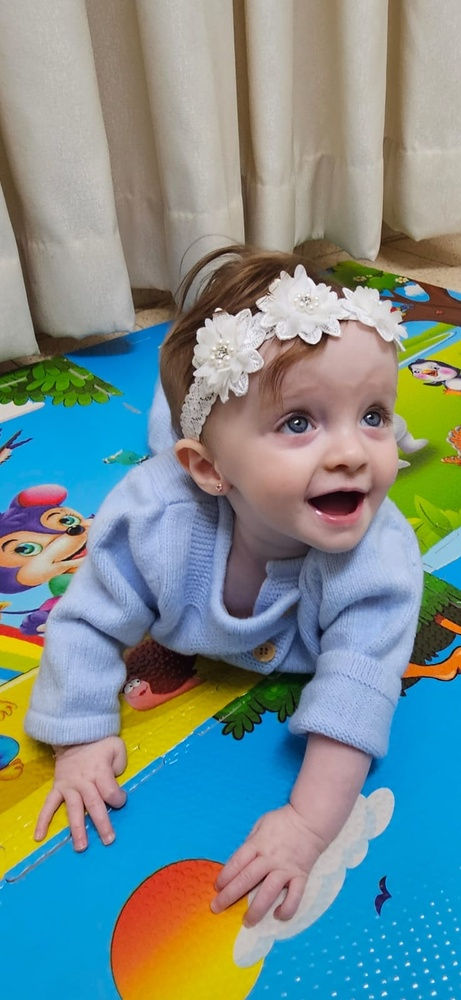
#> input picture pic.jpg, 461 x 1000 px, shrunk from 738 x 1600 before the run
$ python exercise5.py pic.jpg
#> lines starting #> are read from the running program, lines starting #| are printed output that depends on the picture
#> in main, img is the input picture: PIL image 461x1000 RGB; mean R, G, B 122.4, 142.4, 142
import sys
from PIL import Image, ImageOps


def show_rgb_channels(img):
    """שאלה 1: הצגת ערוצי RGB בנפרד"""
    r, g, b = img.split()
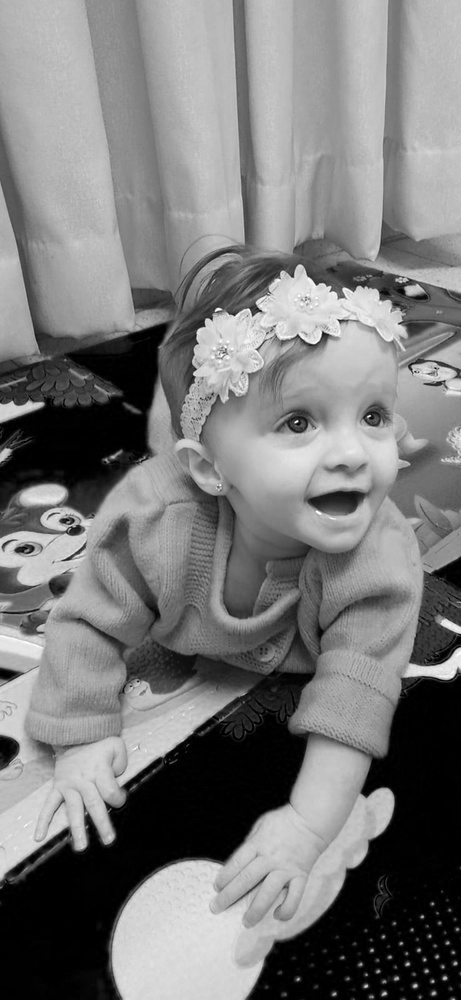
#> r: PIL image 461x1000 L; min 0, max 255, mean 122.4
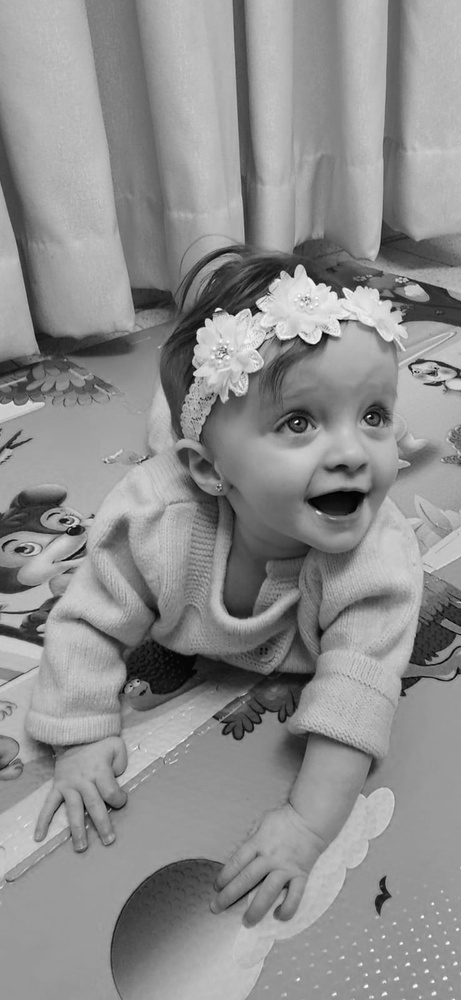
#> g: PIL image 461x1000 L; min 0, max 255, mean 142.4
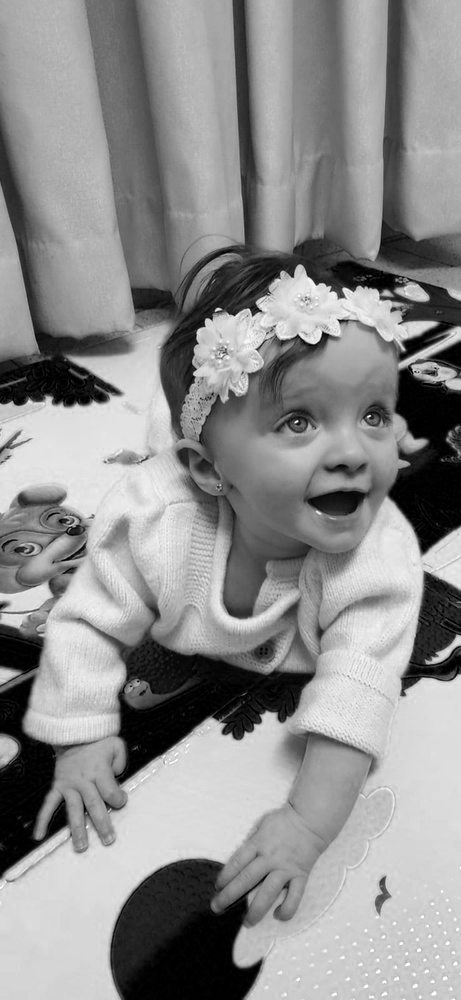
#> b: PIL image 461x1000 L; min 0, max 255, mean 142

    red_img = Image.merge("RGB", (r, Image.new("L", r.size), Image.new("L", r.size)))
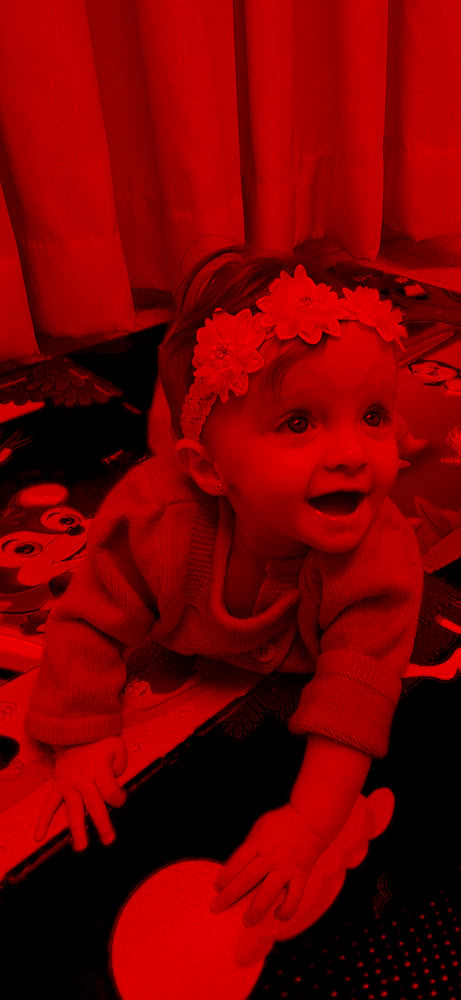
#> red_img: PIL image 461x1000 RGB; mean R, G, B 122.4, 0, 0
    green_img = Image.merge("RGB", (Image.new("L", g.size), g, Image.new("L", g.size)))
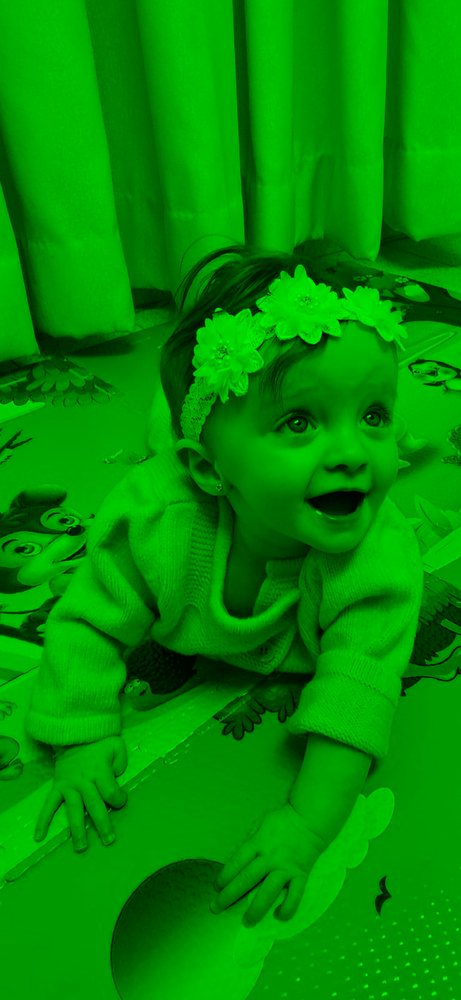
#> green_img: PIL image 461x1000 RGB; mean R, G, B 0, 142.4, 0
    blue_img = Image.merge("RGB", (Image.new("L", b.size), Image.new("L", b.size), b))
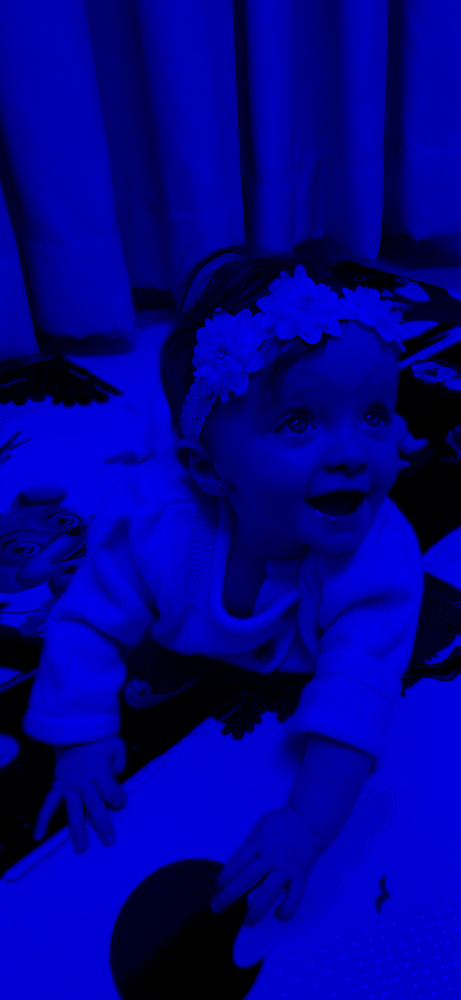
#> blue_img: PIL image 461x1000 RGB; mean R, G, B 0, 0, 142

    red_img.show(title="Red Channel")
    green_img.show(title="Green Channel")
    blue_img.show(title="Blue Channel")


def grayscale_and_histogram(img):
    """שאלה 2: שחור-לבן, היסטוגרמה ומתיחה"""
    gray_img = img.convert("L")
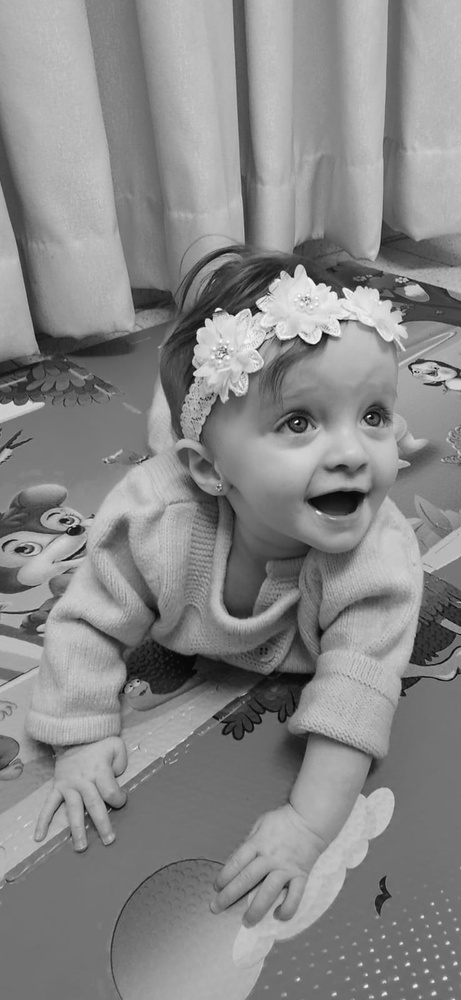
#> gray_img: PIL image 461x1000 L; min 4, max 255, mean 136.4
    gray_img.show(title="Grayscale Image")

    histogram = gray_img.histogram()
#> histogram = 256 values, max 15487 at index 115, min 0 at index 0, mean 1800.8
    print("Grayscale Histogram:")
    print(histogram)
#> (printed output is left out)

    stretched_img = ImageOps.autocontrast(gray_img)
    stretched_img.show(title="Stretched Grayscale Image")


def stretch_rgb_histogram(img):
    """שאלה 3: מתיחת היסטוגרמה לכל ערוץ צבע"""
    r, g, b = img.split()

    r_stretched = ImageOps.autocontrast(r)
    g_stretched = ImageOps.autocontrast(g)
    b_stretched = ImageOps.autocontrast(b)

    stretched_img = Image.merge("RGB", (r_stretched, g_stretched, b_stretched))
    stretched_img.show(title="Stretched RGB Image")


def main():
    if len(sys.argv) < 2:
        print(f"Usage: python {sys.argv[0]} image-filename")
        exit(-1)

    image_path = sys.argv[1]
    img = Image.open(image_path)

    # שאלה 1
    show_rgb_channels(img)

    # שאלה 2
    grayscale_and_histogram(img)

    # שאלה 3
    stretch_rgb_histogram(img)


if __name__ == "__main__":
    main()
